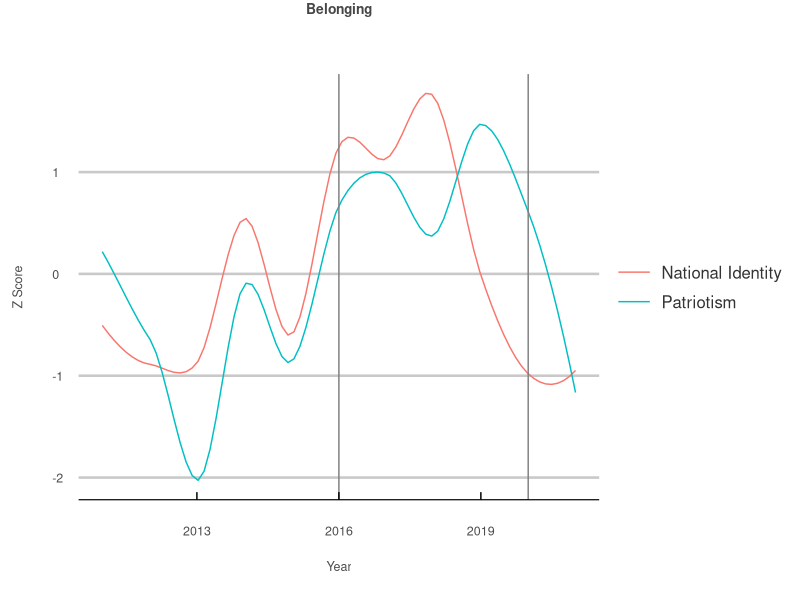
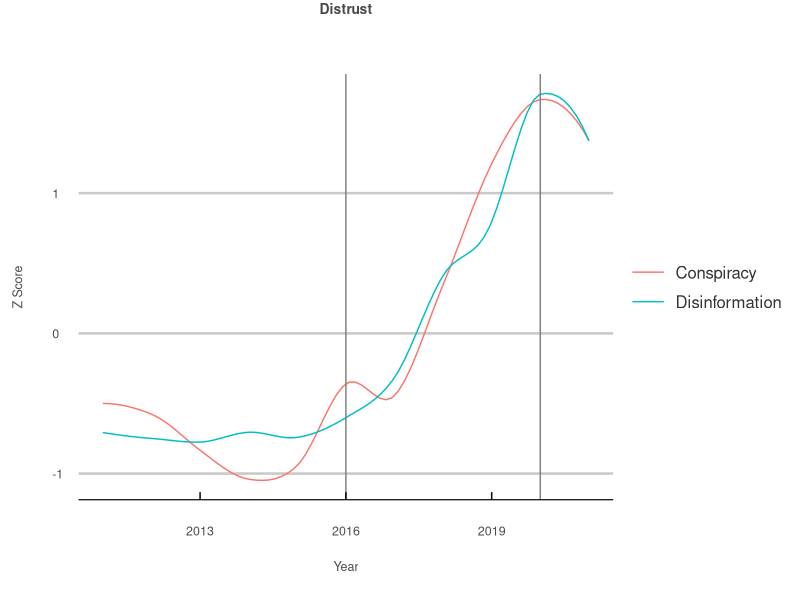
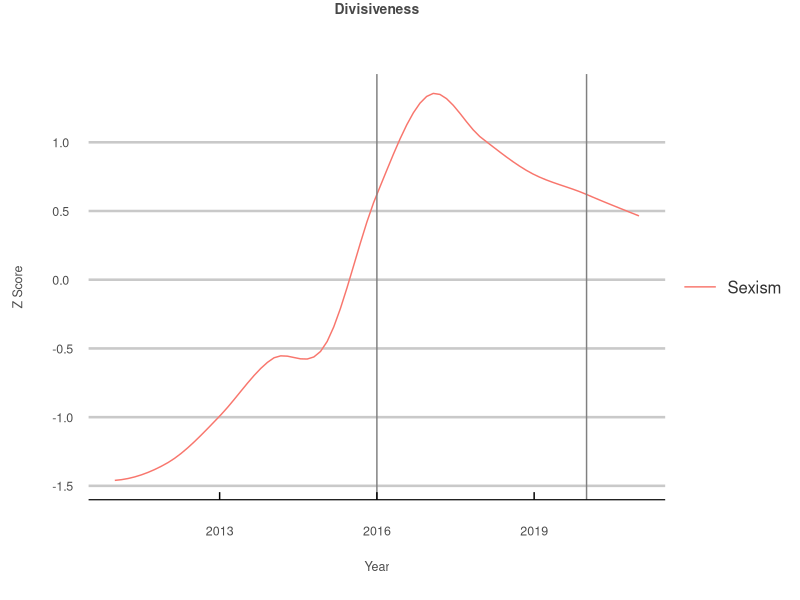

Write the R code that produced these figures, in order.
## ---- chunk 1
knitr::opts_chunk$set(echo = TRUE)

library(dplyr)
library(tidyverse)
library(ggplot2)
library(stringr)
library(ggthemes)
library(here)

# gets the z score for a specific term. 
get_z_score <- function(data) {
  mean <- mean(
    data
    )
  sigma <- sd(
    data
  )
  z_scores <- list()
  for(i in 1:length(data)) {
    z_scores[i] <- (data[i] - mean) / sigma
  }
  return(unlist(
    z_scores
    ))
}

# gets the z score for a list of terms. 
get_z_scores <- function(data) {
  groups <- data %>%
    group_split(term)
  
  z_scores <- list()
  for(i in 1:length(groups)) {
    z_scores[i] <- list(
      get_z_score(groups[[i]]$hits)
      )
  }
  return(unlist(
    z_scores
    ))
}

# good terms. 
the_good <- c("patriotism",
              "national identity",
              "nationalism")

# bad terms. 
the_bad <- c("conspiracy",
             "false information",
             "misinformation",
             "disinformation")

# ugly terms. 
the_ugly <- c("white supremacy",
              "discrimination",
              "misogyny",
              "hate speech",
              "sexism")

# read in data. 
data <- read_csv("data.csv")

# sort data alphabetically by term. 
index <- order(data$term)
sorted_data_frame <- data[index,]

# change term to upper case. 
sorted_data_frame$term <- str_to_title(sorted_data_frame$term)

# my personal plot theme for data visualizations. 
my_theme <- theme_economist_white(gray_bg = FALSE) +
  theme(plot.title = element_text(hjust = 0.5, 
                                  vjust = 15, 
                                  size = 10, 
                                  color = "#474747"),
        plot.margin = unit(c(1.5, 1, 1.5, 1), "cm"),
        axis.text = element_text(size = 9, 
                                 color = "gray30"),
        axis.text.x=element_text(vjust = -2.5),
        axis.title.x = element_text(size = 9, 
                                    color = "gray30", 
                                    vjust = -10),
        axis.title.y = element_text(size = 9, 
                                    color = "gray30", 
                                    vjust = 10),
        legend.direction = "vertical", 
        legend.position = "right",
        legend.title = element_blank(),
        legend.text = element_text(size = 12, 
                                   color = "gray20"),
        legend.margin=margin(1, -15, 1, 0),
        legend.spacing.x = unit(0.25, "cm"),
        legend.key.size = unit(1, "cm"), 
        legend.key.height = unit(0.75, "cm"),
        strip.text = element_text(hjust = 0.5, 
                                  vjust = 1, 
                                  size = 10, 
                                  color = "#474747"),
        panel.spacing = unit(2, "lines"))

## ---- chunk 2

# the good. 
sorted_data_frame %>% 
  mutate(
    z_score = get_z_scores(sorted_data_frame)
    ) %>%
  filter(
    term %in% str_to_title(the_good)
    ) %>%
  ggplot(
    aes(x=year, y=z_score, col=term)
    ) +
  geom_smooth(
    se=F, span = 0.5, size = 0.5
    ) +
  geom_vline(
    xintercept = 2016, col="#808080"
    ) +
  geom_vline(
    xintercept = 2020, col="#808080"
  ) +
  ggtitle(
    "Belonging"
    ) +
  ylab(
    "Z Score"
    ) +
  xlab(
    "Year"
    ) + 
  my_theme

## ---- chunk 3

# the bad. 
sorted_data_frame %>% 
  mutate(
    z_score = get_z_scores(sorted_data_frame)
  ) %>%
  filter(
    term %in% str_to_title(the_bad)
  ) %>%
  ggplot(
    aes(x=year, y=z_score, col=term)
  ) +
  geom_smooth(
    se=F, span = 0.5, size = 0.5
  ) +
  geom_vline(
    xintercept = 2016, col="#808080"
  ) +
  geom_vline(
    xintercept = 2020, col="#808080"
  ) +
  ggtitle(
    "Distrust"
  ) +
  ylab(
    "Z Score"
  ) +
  xlab(
    "Year"
  ) + 
  my_theme

## ---- chunk 4

# the ugly. 
sorted_data_frame %>% 
  mutate(
    z_score = get_z_scores(sorted_data_frame)
  ) %>%
  filter(
    term %in% str_to_title(the_ugly)
  ) %>%
  ggplot(
    aes(x=year, y=z_score, col=term)
  ) +
  geom_smooth(
    se=F, span = 0.5, size = 0.5
  ) +
  geom_vline(
    xintercept = 2016, col="#808080"
  ) +
  geom_vline(
    xintercept = 2020, col="#808080"
  ) +
  ggtitle(
    "Divisiveness"
  ) +
  ylab(
    "Z Score"
  ) +
  xlab(
    "Year"
    ) + 
  my_theme
